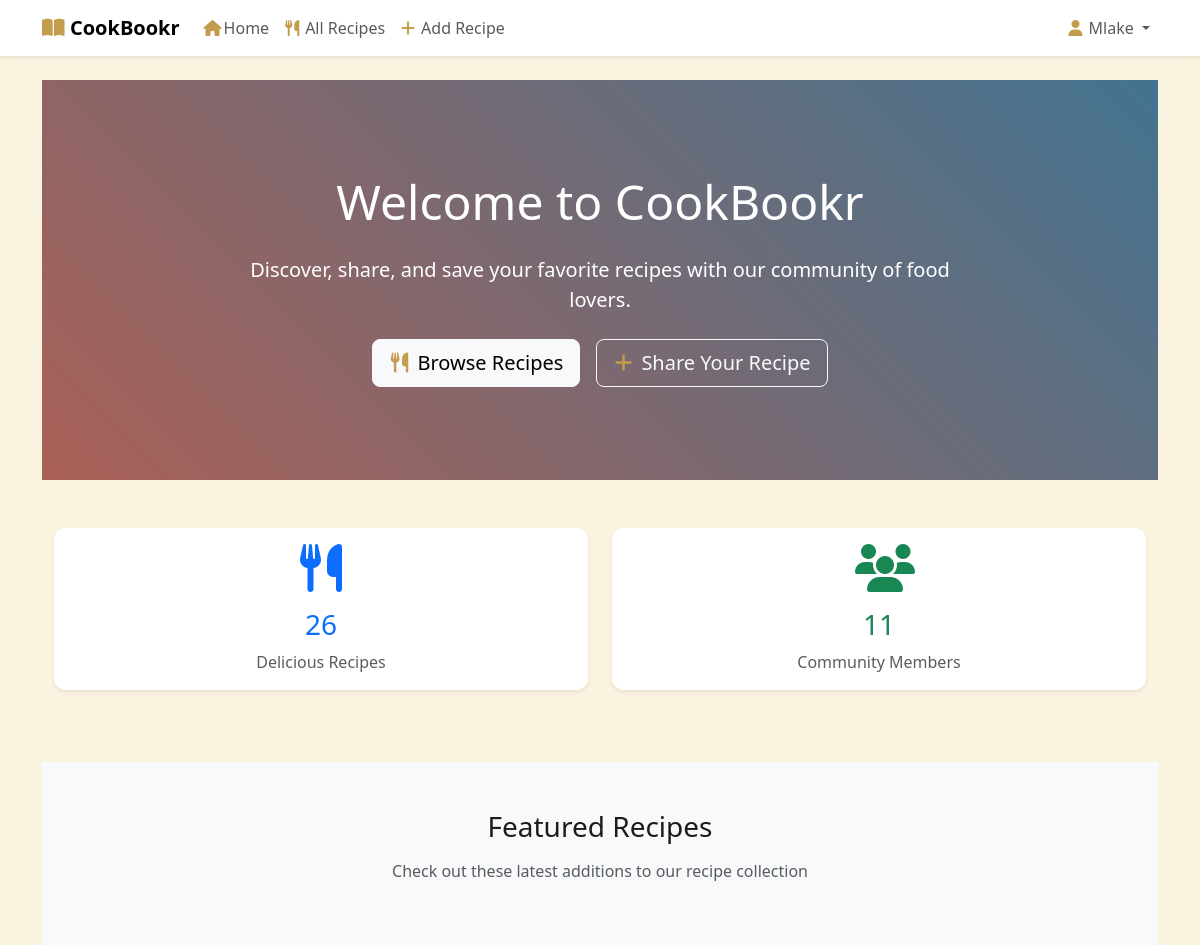
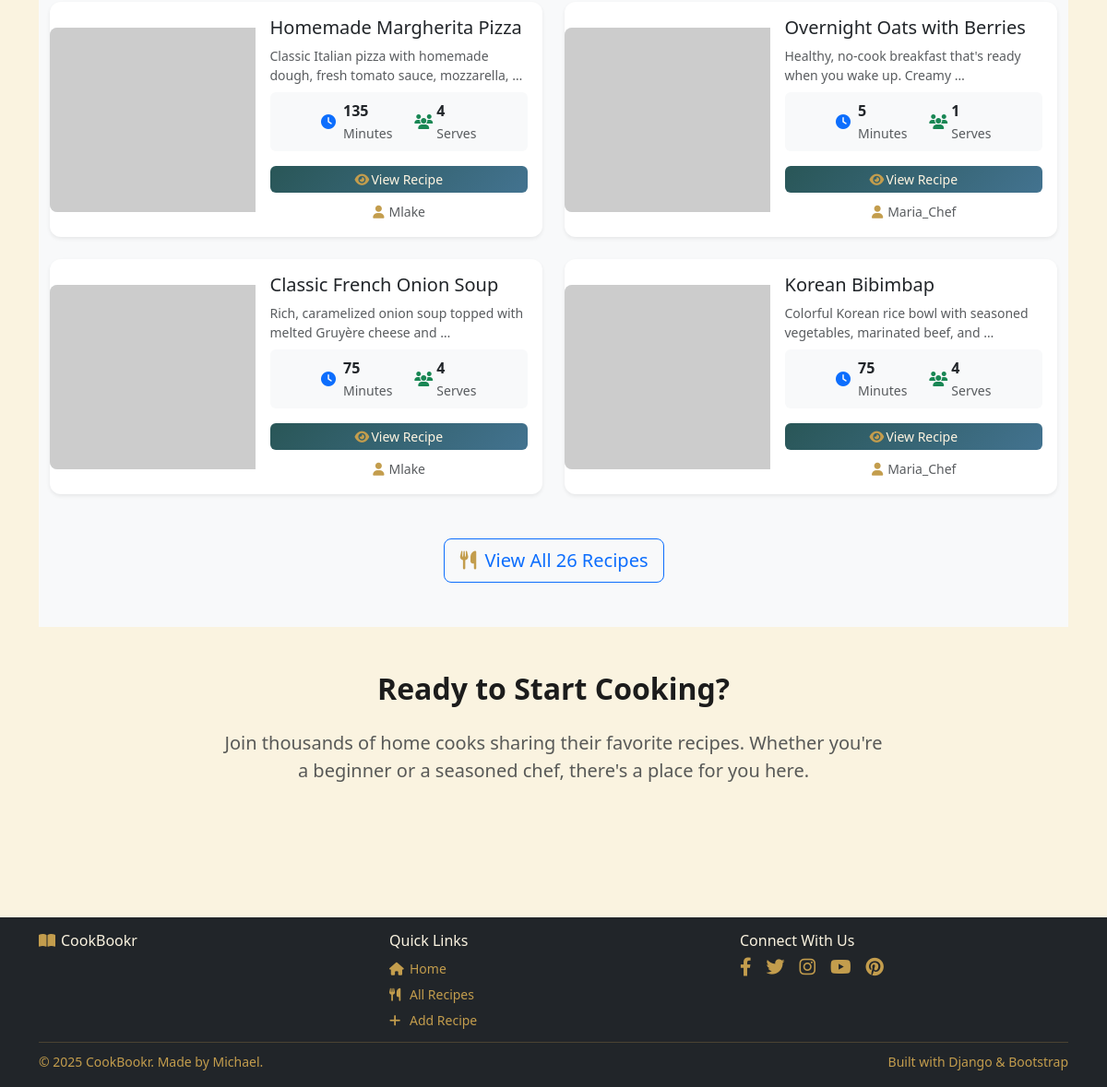
The app's page / (signed in) with its own data (2 pictures, top to bottom).
### recipes/models.py (models this page shows, shortened)
class Recipe(models.Model):
    MEAL_TYPE_CHOICES = [
        ('breakfast', 'Breakfast'),
        ('lunch', 'Lunch'),
        ('dinner', 'Dinner'),
        ('snacks', 'Snacks & Appetizers'),
        ('dessert', 'Desserts'),
        ('beverages', 'Beverages'),
    ]
    RECIPE_TAG_CHOICES = [
        ('italian', 'Italian'),
        ('mexican', 'Mexican'),
        ('asian', 'Asian'),
        ('chinese', 'Chinese'),
        ('indian', 'Indian'),
        ('american', 'American'),
        ('mediterranean', 'Mediterranean'),
        ('french', 'French'),
        ('thai', 'Thai'),
        ('japanese', 'Japanese'),
        ('vegetarian', 'Vegetarian'),
        ('vegan', 'Vegan'),
        ('gluten_free', 'Gluten-Free'),
        ('dairy_free', 'Dairy-Free'),
        ('keto', 'Keto/Low-Carb'),
        ('paleo', 'Paleo'),
        ('healthy', 'Healthy & Light'),
        ('low_sodium', 'Low Sodium'),
        ('grilled', 'Grilled'),
        ('baked', 'Baked'),
        ('fried', 'Fried'),
        ('steamed', 'Steamed'),
        ('slow_cooked', 'Slow Cooked'),
        ('no_cook', 'No Cooking Required'),
        ('soup', 'Soup'),
        ('salad', 'Salad'),
        ('pasta', 'Pasta'),
        ('pizza', 'Pizza'),
        ('burger', 'Burger'),
        ('sandwich', 'Sandwich'),
        ('casserole', 'Casserole'),
        ('stir_fry', 'Stir Fry'),
        ('chicken', 'Chicken'),
        ('beef', 'Beef'),
        ('pork', 'Pork'),
        ('seafood', 'Seafood'),
        ('fish', 'Fish'),
        ('lamb', 'Lamb'),
        ('turkey', 'Turkey'),
        ('quick', 'Quick (Under 30 min)'),
        ('easy', 'Easy to Make'),
        ('budget_friendly', 'Budget-Friendly'),
        ('one_pot', 'One Pot/Pan'),
        ('meal_prep', 'Meal Prep Friendly'),
        ('comfort_food', 'Comfort Food'),
        ('spicy', 'Spicy'),
        ('kid_friendly', 'Kid-Friendly'),
    ]
    title = models.CharField(max_length=200)
    description = models.TextField(blank=True)
    image = CloudinaryField('image', default='placeholder')
    ingredients = models.TextField(
        help_text="List ingredients, one per line"
    )
    instructions = models.TextField(
        help_text="Step-by-step cooking instructions"
    )
    prep_time = models.IntegerField(
        help_text="Preparation time in minutes"
    )
    cook_time = models.IntegerField(help_text="Cooking time in minutes")
    servings = models.IntegerField(default=1)
    meal_type = models.CharField(
        max_length=50,
        choices=MEAL_TYPE_CHOICES,
        default='dinner',
        help_text="Select the primary meal type for this recipe"
    )
    recipe_tags = models.CharField(
        max_length=500,
        blank=True,
        help_text="Multiple tags describing this recipe (cuisine, dietary, etc.)"
    )
    author = models.ForeignKey(
        User, on_delete=models.CASCADE, related_name='recipes'
    )
    created_at = models.DateTimeField(auto_now_add=True)
    updated_at = models.DateTimeField(auto_now=True)
    class Meta:
        ordering = ['-created_at']

### recipes/views.py (the view)
# urls.py: 2. Add a URL to urlpatterns:  path('', views.home, name='home')
def home(request):
    featured_recipes = Recipe.objects.order_by('?')[:4]  # Random order
    context = {
        'total_users': User.objects.count(),
        'featured_recipes': featured_recipes,
        'total_recipes': Recipe.objects.count(),
    }
    return render(request, 'recipes/home.html', context)

### recipes/templates/recipes/home.html (shortened to what this page needs)
{% extends "base.html" %}
{% block content %}
<div class="hero-section text-white py-5">
    <div class="container">
        <div class="row justify-content-center">
            <div class="col-lg-8 text-center">
                <h1 class="display-5 mb-4">Welcome to CookBookr</h1>
                <p class="lead mb-4">
                    Discover, share, and save your favorite recipes with our community of food lovers.
                </p>
                <div class="d-flex justify-content-center gap-3 flex-wrap">
                    <a href="{% url 'recipes_home' %}" class="btn btn-light btn-lg">
                        <i class="fas fa-utensils me-2"></i>Browse Recipes
                    </a>
                    {% if user.is_authenticated %}
                    <a href="{% url 'add_recipe' %}" class="btn btn-outline-light btn-lg">
                        <i class="fas fa-plus me-2"></i>Share Your Recipe
                    </a>
                    {% else %}
                    <a href="{% url 'account_signup' %}" class="btn btn-outline-light btn-lg">
                        <i class="fas fa-user-plus me-2"></i>Join Community
                    </a>
                    {% endif %}
                </div>
            </div>
        </div>
    </div>
</div>
<div class="container py-5">
    <div class="row text-center">
        <div class="col-6 mb-4">
            <div class="card border-0 shadow-sm h-100">
                <div class="card-body">
                    <i class="fas fa-utensils fa-3x text-primary mb-3"></i>
                    <h3 class="text-primary">{{ total_recipes }}</h3>
                    <p class="text-muted mb-0">Delicious Recipes</p>
                </div>
            </div>
        </div>
        <div class="col-6 mb-4">
            <div class="card border-0 shadow-sm h-100">
                <div class="card-body">
                    <i class="fas fa-users fa-3x text-success mb-3"></i>
                    <h3 class="text-success">{{ total_users }}</h3>
                    <p class="text-muted mb-0">Community Members</p>
                </div>
            </div>
        </div>
    </div>
</div>
<div class="bg-light py-5">
    <div class="container">
        <div class="row">
            <div class="col-12 text-center mb-5">
                <h2 class="h3 mb-3">Featured Recipes</h2>
                <p class="text-muted">
                    Check out these latest additions to our recipe collection
                </p>
            </div>
        </div>
        {% if featured_recipes %}
        <div class="row g-4 mb-5">
            {% for recipe in featured_recipes|slice:":4" %}
            <div class="col-lg-6 col-md-6">
                <div class="card shadow-sm recipe-card-rectangular h-100">
                    <div class="row g-0 h-100">
                        <div class="col-5">
                            <div class="recipe-card-image-rect h-100 d-flex align-items-center justify-content-center">
                                {% if recipe.image and recipe.image != 'placeholder' %}
                                    <img src="{{ recipe.image.url }}" alt="{{ recipe.title }}" class="recipe-image"
                                         onerror="this.onerror=null; this.src='https://via.placeholder.com/400x300?text=No+Image';">
                                {% else %}
                                    <div class="d-flex align-items-center justify-content-center h-100 bg-light">
                                        <i class="fas fa-utensils fa-2x text-muted"></i>
                                    </div>
                                {% endif %}
                            </div>
                        </div>
                        <div class="col-7">
                            <div class="card-body d-flex flex-column h-100 p-3">
                                <h5 class="card-title mb-2">{{ recipe.title }}</h5>
                                <p class="card-text text-muted mb-2 small">
                                    {{ recipe.description|truncatewords:10 }}
                                </p>
                                <div class="d-flex justify-content-center align-items-center gap-4 mb-3 py-2 bg-light rounded">
                                    {% if recipe.prep_time or recipe.cook_time %}
                                    <div class="d-flex align-items-center">
                                        <i class="fas fa-clock text-primary me-2"></i>
                                        <div>
                                            <div class="fw-bold">
                                                {% if recipe.prep_time and recipe.cook_time %}
                                                    {{ recipe.prep_time|add:recipe.cook_time }}
                                                {% elif recipe.prep_time %}
                                                    {{ recipe.prep_time }}
                                                {% else %}
                                                    {{ recipe.cook_time }}
                                                {% endif %}
                                            </div>
                                            <small class="text-muted">Minutes</small>
                                        </div>
                                    </div>
                                    {% endif %}
                                    {% if recipe.servings %}
                                    <div class="d-flex align-items-center">
                                        <i class="fas fa-users text-success me-2"></i>
                                        <div>
                                            <div class="fw-bold">{{ recipe.servings }}</div>
                                            <small class="text-muted">Serves</small>
                                        </div>
                                    </div>
                                    {% endif %}
                                </div>
                                <div class="mt-auto">
                                    <a href="{% url 'recipe_detail' recipe.id %}" class="btn btn-primary btn-sm w-100 mb-2">
                                        <i class="fas fa-eye me-1"></i>View Recipe
                                    </a>
                                    <div class="text-center">
                                        <small class="text-muted">
                                            <i class="fas fa-user me-1"></i>{{ recipe.author.username|title }}
                                        </small>
                                    </div>
                                </div>
                            </div>
                        </div>
                    </div>
                </div>
            </div>
            {% endfor %}
        </div>
        <div class="row">
            <div class="col-12 text-center">
                <a href="{% url 'recipes_home' %}" class="btn btn-outline-primary btn-lg">
                    <i class="fas fa-utensils me-2"></i>View All {{ total_recipes }} Recipes
                </a>
            </div>
        </div>
        {% endif %}
    </div>
</div>
<div class="container py-5">
    <div class="row">
        <div class="col-lg-8 mx-auto text-center">
            <h2 class="fw-bold mb-4">Ready to Start Cooking?</h2>
            <p class="lead text-muted mb-4">
                Join thousands of home cooks sharing their favorite recipes.
                Whether you're a beginner or a seasoned chef, there's a place for you here.
            </p>
        </div>
    </div>
</div>
{% endblock %}

### templates/base.html (shortened to what this page needs)
{% load static %}
<!DOCTYPE html>
<html lang="en">
<head>
    <link href="https://cdn.jsdelivr.net/npm/bootstrap@5.3.0/dist/css/bootstrap.min.css" rel="stylesheet">
    <link rel="stylesheet" href="https://cdnjs.cloudflare.com/ajax/libs/font-awesome/6.4.0/css/all.min.css">
    <link rel="stylesheet" href="{% static 'css/style.css' %}">
</head>
<body>
    <nav class="navbar navbar-expand-lg navbar-light bg-white shadow-sm sticky-top">
        <div class="container">
            <a class="navbar-brand fw-bold" href="{% url 'home' %}">
                <i class="fas fa-book-open me-2"></i>CookBookr
            </a>
            <div class="collapse navbar-collapse" id="navbarNav">
                <ul class="navbar-nav me-auto">
                    <li class="nav-item">
                        <a class="nav-link" href="{% url 'home' %}">
                            <i class="fas fa-home me-1"></i>Home
                        </a>
                    </li>
                    <li class="nav-item">
                        <a class="nav-link" href="{% url 'recipes_home' %}">
                            <i class="fas fa-utensils me-1"></i>All Recipes
                        </a>
                    </li>
                    {% if user.is_authenticated %}
                    <li class="nav-item">
                        <a class="nav-link" href="{% url 'add_recipe' %}">
                            <i class="fas fa-plus me-1"></i>Add Recipe
                        </a>
                    </li>
                    {% endif %}
                </ul>
                <ul class="navbar-nav">
                    {% if user.is_authenticated %}
                    <li class="nav-item dropdown">
                        <a class="nav-link dropdown-toggle" href="#" id="navbarDropdown"
                           role="button" data-bs-toggle="dropdown" aria-expanded="false">
                            <i class="fas fa-user me-1"></i>{{ user.username }}
                        </a>
                    </li>
                    {% endif %}
                </ul>
            </div>
        </div>
    </nav>
    <main class="container my-4">
        {% block content %}
        {% endblock %}
    </main>
    <footer class="bg-dark text-white mt-5">
        <div class="container py-3">
            <div class="row">
                <div class="col-md-4">
                    <h6 class="mb-2 footer-header">
                        <i class="fas fa-book-open me-2"></i>CookBookr
                    </h6>
                </div>
                <div class="col-md-4">
                    <h6 class="mb-2 footer-header">Quick Links</h6>
                    <ul class="list-unstyled mb-0">
                        <li class="mb-1"><a href="{% url 'home' %}" class="text-muted text-decoration-none small"><i class="fas fa-home me-2"></i>Home</a></li>
                        <li class="mb-1"><a href="{% url 'recipes_home' %}" class="text-muted text-decoration-none small"><i class="fas fa-utensils me-2"></i>All Recipes</a></li>
                        {% if user.is_authenticated %}
                        <li class="mb-1"><a href="{% url 'add_recipe' %}" class="text-muted text-decoration-none small"><i class="fas fa-plus me-2"></i>Add Recipe</a></li>
                        {% endif %}
                    </ul>
                </div>
                <div class="col-md-4">
                    <h6 class="mb-2 footer-header">Connect With Us</h6>
                    <div class="d-flex gap-3 mb-2" id="social-icons">
                        <a href="https://www.facebook.com/" class="text-muted" title="Facebook" target="_blank">
                            <i class="fab fa-facebook-f fs-5"></i>
                        </a>
                        <a href="https://twitter.com/" class="text-muted" title="Twitter" target="_blank">
                            <i class="fab fa-twitter fs-5"></i>
                        </a>
                        <a href="https://www.instagram.com/" class="text-muted" title="Instagram" target="_blank">
                            <i class="fab fa-instagram fs-5"></i>
                        </a>
                        <a href="https://www.youtube.com/" class="text-muted" title="YouTube" target="_blank">
                            <i class="fab fa-youtube fs-5"></i>
                        </a>
                        <a href="https://www.pinterest.com/" class="text-muted" title="Pinterest" target="_blank">
                            <i class="fab fa-pinterest fs-5"></i>
                        </a>
                    </div>
                </div>
            </div>
            <hr class="my-2">
            <div class="row align-items-center">
                <div class="col-md-6">
                    <small class="text-muted">
                        &copy; 2025 CookBookr. Made by Michael.
                    </small>
                </div>
                <div class="col-md-6 text-end">
                    <small class="text-muted">
                        Built with Django & Bootstrap
                    </small>
                </div>
            </div>
        </div>
    </footer>
</body>
</html>

### records on screen
Recipe: title "Homemade Margherita Pizza", description "Classic Italian pizza with homemade dough, fresh tomato sauce, mozzarella, …", prep_time|add "135", servings "4", author.username "Mlake"
Recipe: title "Overnight Oats with Berries", description "Healthy, no-cook breakfast that's ready when you wake up. Creamy …", prep_time "5", servings "1", author.username "Maria_Chef"
Recipe: title "Classic French Onion Soup", description "Rich, caramelized onion soup topped with melted Gruyère cheese and …", prep_time|add "75", servings "4", author.username "Mlake"
Recipe: title "Korean Bibimbap", description "Colorful Korean rice bowl with seasoned vegetables, marinated beef, and …", prep_time|add "75", servings "4", author.username "Maria_Chef"

### other values on screen
{{ user.username }} "Mlake"
{{ total_recipes }} "26"
{{ total_users }} "11"
